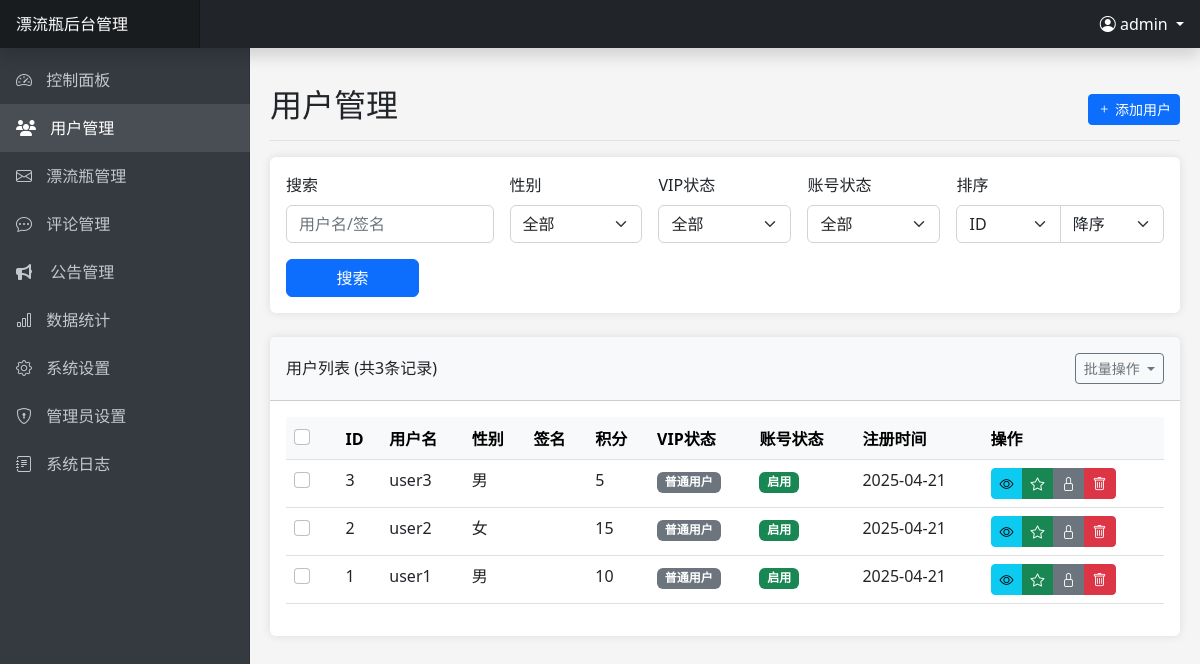
Page /admin/users.php (signed in) on the committed database.
### tables this page shows
CREATE TABLE IF NOT EXISTS `users` (
    `id` INT(11) AUTO_INCREMENT PRIMARY KEY,
    `username` VARCHAR(50) NOT NULL UNIQUE,
    `password` VARCHAR(255) NOT NULL,
    `gender` ENUM('男', '女') NOT NULL,
    `signature` TEXT DEFAULT NULL,
    `points` INT(11) DEFAULT 0,
    `is_vip` TINYINT(1) DEFAULT 0,
    `vip_expire_date` DATE DEFAULT NULL,
    `vip_level` INT(11) DEFAULT 0,
    `status` TINYINT(1) DEFAULT 1 COMMENT '0:禁用 1:启用',
    `created_at` TIMESTAMP DEFAULT CURRENT_TIMESTAMP,
    `updated_at` TIMESTAMP DEFAULT CURRENT_TIMESTAMP ON UPDATE CURRENT_TIMESTAMP
);

### includes/config.php (called while the page is built, shortened)
<?php
function getDbConnection() {
    try {
        $conn = new mysqli(DB_HOST, DB_USER, DB_PASS, DB_NAME);
        return $conn;
    } catch (Exception $e) {
        error_log("数据库连接异常: " . $e->getMessage());
        throw $e;
    }
}
function sanitizeInput($data) {
    $data = trim($data);
    $data = stripslashes($data);
    $data = htmlspecialchars($data, ENT_QUOTES | ENT_HTML5, 'UTF-8');
    return $data;
}
?>

### includes/admin.php (called while the page is built, shortened)
<?php
class Admin {
    private $conn;
    public function __construct() {
        $this->conn = getDbConnection();
    }
    public function logOperation($module, $action, $description = '', $data = null) {
        try {
            $adminId = $_SESSION['admin_id'];
            $ip = $_SERVER['REMOTE_ADDR'];
            $jsonData = $data ? json_encode($data, JSON_UNESCAPED_UNICODE) : null;
            $stmt = $this->conn->prepare("INSERT INTO admin_operation_logs (admin_id, module, action, ip, description, data) VALUES (?, ?, ?, ?, ?, ?)");
            $stmt->bind_param("isssss", $adminId, $module, $action, $ip, $description, $jsonData);
            $result = $stmt->execute();
            return $result;
        } catch (Exception $e) {
            error_log("记录操作日志失败: " . $e->getMessage());
            return false;
        }
    }
}
?>

### admin/users.php (the view, shortened to what this page needs)
<?php
$pageActions = '<a href="users.php?action=add" class="btn btn-sm btn-primary"><i class="bi bi-plus"></i> 添加用户</a>';
require_once 'includes/header.php';
$conn = getDbConnection();
$search = sanitizeInput($_GET['search'] ?? '');
$sortBy = sanitizeInput($_GET['sort_by'] ?? 'id');
$sortOrder = sanitizeInput($_GET['sort_order'] ?? 'desc');
$page = isset($_GET['page']) ? (int)$_GET['page'] : 1;
$limit = 10;
$offset = ($page - 1) * $limit;
$where = [];
$params = [];
$types = '';
$whereClause = !empty($where) ? "WHERE " . implode(' AND ', $where) : '';
$sortOrder = strtolower($sortOrder) === 'asc' ? 'ASC' : 'DESC';
$countQuery = "SELECT COUNT(*) as total FROM users $whereClause";
$query = "SELECT * FROM users $whereClause ORDER BY $sortBy $sortOrder LIMIT ?, ?";
$countParams = $params;
$countTypes = $types;
$params[] = $offset;
$params[] = $limit;
$types .= 'ii';
if (!empty($countParams)) {
    try {
        $countStmt = $conn->prepare($countQuery);
        if ($countStmt === false) {
            throw new Exception("准备计数查询失败: " . $conn->error);
        }
        $countStmt->bind_param($countTypes, ...$countParams);
        $countStmt->execute();
        $totalResult = $countStmt->get_result();
        $total = $totalResult->fetch_assoc()['total'];
        $countStmt->close();
    } catch (Exception $e) {
        error_log("用户统计查询错误: " . $e->getMessage());
        $total = 0;
    }
} else {
    $totalResult = $conn->query($countQuery);
    if ($totalResult === false) {
        error_log("用户计数查询执行失败: " . $conn->error);
        $total = 0;
    } else {
        $total = $totalResult->fetch_assoc()['total'];
    }
}
if (!empty($params)) {
    try {
        $stmt = $conn->prepare($query);
        $stmt->bind_param($types, ...$params);
        $stmt->execute();
        $result = $stmt->get_result();
    } catch (Exception $e) {
        error_log("用户列表查询错误: " . $e->getMessage());
        $result = false;
    }
} else {
    $result = $conn->query($query);
    if ($result === false) {
        error_log("用户列表查询失败: " . $conn->error);
        $result = false;
    }
}
?>
<div class="card mb-4">
    <div class="card-body">
        <form method="get" class="row g-3">
            <div class="col-md-3">
                <label for="search" class="form-label">搜索</label>
                <input type="text" class="form-control" id="search" name="search" placeholder="用户名/签名" value="<?php echo htmlspecialchars($search); ?>">
            </div>
            <div class="col-md-2">
                <label for="gender" class="form-label">性别</label>
                <select class="form-select" id="gender" name="gender">
                    <option value="">全部</option>
                </select>
            </div>
            <div class="col-md-2">
                <label for="vip" class="form-label">VIP状态</label>
                <select class="form-select" id="vip" name="vip">
                    <option value="-1">全部</option>
                </select>
            </div>
            <div class="col-md-2">
                <label for="status" class="form-label">账号状态</label>
                <select class="form-select" id="status" name="status">
                    <option value="-1">全部</option>
                </select>
            </div>
            <div class="col-md-3">
                <label for="sort_by" class="form-label">排序</label>
                <div class="input-group">
                    <select class="form-select" id="sort_by" name="sort_by">
                        <option value="id" <?php echo $sortBy === 'id' ? 'selected' : ''; ?>>ID</option>
                    </select>
                    <select class="form-select" id="sort_order" name="sort_order">
                        <option value="desc" <?php echo $sortOrder === 'DESC' ? 'selected' : ''; ?>>降序</option>
                    </select>
                </div>
            </div>
            <div class="col-md-2 d-flex align-items-end">
                <button type="submit" class="btn btn-primary w-100">搜索</button>
            </div>
        </form>
    </div>
</div>
<?php if (isset($action) && $action === 'add'): ?>
<div class="card mb-4">
    <div class="card-header">
        <h5 class="m-0">添加用户</h5>
    </div>
    <div class="card-body">
        <form method="post" class="row g-3">
            <div class="col-md-6">
                <label for="username" class="form-label">用户名 <span class="text-danger">*</span></label>
                <input type="text" class="form-control" id="username" name="username" required value="<?php echo htmlspecialchars($_POST['username'] ?? ''); ?>">
            </div>
            <div class="col-md-6">
                <label for="password" class="form-label">密码 <span class="text-danger">*</span></label>
                <input type="password" class="form-control" id="password" name="password" required>
            </div>
            <div class="col-md-6">
                <label for="gender" class="form-label">性别 <span class="text-danger">*</span></label>
                <select class="form-select" id="gender" name="gender" required>
                    <option value="">请选择</option>
                    <option value="男" <?php echo isset($_POST['gender']) && $_POST['gender'] === '男' ? 'selected' : ''; ?>>男</option>
                    <option value="女" <?php echo isset($_POST['gender']) && $_POST['gender'] === '女' ? 'selected' : ''; ?>>女</option>
                </select>
            </div>
            <div class="col-md-6">
                <label for="points" class="form-label">初始积分</label>
                <input type="number" class="form-control" id="points" name="points" value="<?php echo htmlspecialchars($_POST['points'] ?? '0'); ?>" min="0">
            </div>
            <div class="col-md-12">
                <label for="signature" class="form-label">个性签名</label>
                <textarea class="form-control" id="signature" name="signature" rows="2"><?php echo htmlspecialchars($_POST['signature'] ?? ''); ?></textarea>
            </div>
            <div class="col-md-12">
                <div class="form-check">
                    <input class="form-check-input" type="checkbox" id="is_vip" name="is_vip" <?php echo isset($_POST['is_vip']) ? 'checked' : ''; ?>>
                    <label class="form-check-label" for="is_vip">
                        VIP会员
                    </label>
                </div>
            </div>
            <div class="col-md-6" id="vipOptions" <?php echo isset($_POST['is_vip']) ? '' : 'style="display: none;"'; ?>>
                <label for="vip_level" class="form-label">VIP等级</label>
                <select class="form-select" id="vip_level" name="vip_level">
                    <?php for ($i = 1; $i <= 5; $i++): ?>
                    <option value="<?php echo $i; ?>" <?php echo isset($_POST['vip_level']) && (int)$_POST['vip_level'] === $i ? 'selected' : ''; ?>>
                        VIP <?php echo $i; ?>
                    </option>
                    <?php endfor; ?>
                </select>
            </div>
            <div class="col-md-6">
                <label for="status" class="form-label">账号状态</label>
                <select class="form-select" id="status" name="status">
                    <option value="1" <?php echo !isset($_POST['status']) || (int)$_POST['status'] === 1 ? 'selected' : ''; ?>>启用</option>
                    <option value="0" <?php echo isset($_POST['status']) && (int)$_POST['status'] === 0 ? 'selected' : ''; ?>>禁用</option>
                </select>
            </div>
            <div class="col-12">
                <button type="submit" class="btn btn-primary">创建用户</button>
                <a href="users.php" class="btn btn-secondary">取消</a>
            </div>
        </form>
    </div>
</div>
<script>
document.addEventListener('DOMContentLoaded', function() {
    const isVipCheckbox = document.getElementById('is_vip');
    const vipOptionsDiv = document.getElementById('vipOptions');
    if (isVipCheckbox && vipOptionsDiv) {
        isVipCheckbox.addEventListener('change', function() {
            vipOptionsDiv.style.display = this.checked ? 'block' : 'none';
        });
    }
});
</script>
<?php else: ?>
<div class="card">
    <div class="card-header py-3 d-flex justify-content-between align-items-center">
        <h6 class="m-0 font-weight-bold">用户列表 (共<?php echo $total; ?>条记录)</h6>
        <div class="btn-group">
            <button type="button" class="btn btn-sm btn-outline-secondary dropdown-toggle" data-bs-toggle="dropdown" aria-expanded="false">
                批量操作
            </button>
        </div>
    </div>
    <div class="card-body">
        <form id="batch-form" method="post" action="batch_users.php">
            <div class="table-responsive">
                <table class="table table-hover">
                    <thead class="table-light">
                        <tr>
                            <th>
                                <div class="form-check">
                                    <input class="form-check-input" type="checkbox" id="select-all">
                                </div>
                            </th>
                            <th>ID</th>
                            <th>用户名</th>
                            <th>性别</th>
                            <th>签名</th>
                            <th>积分</th>
                            <th>VIP状态</th>
                            <th>账号状态</th>
                            <th>注册时间</th>
                            <th>操作</th>
                        </tr>
                    </thead>
                    <tbody>
                        <?php if ($result->num_rows > 0): ?>
                            <?php while ($user = $result->fetch_assoc()): ?>
                            <tr>
                                <td>
                                    <div class="form-check">
                                        <input class="form-check-input user-checkbox" type="checkbox" name="user_ids[]" value="<?php echo $user['id']; ?>">
                                    </div>
                                </td>
                                <td><?php echo $user['id']; ?></td>
                                <td><?php echo htmlspecialchars($user['username']); ?></td>
                                <td><?php echo $user['gender']; ?></td>
                                <td><?php echo mb_substr(htmlspecialchars($user['signature'] ?? ''), 0, 20) . (mb_strlen($user['signature'] ?? '') > 20 ? '...' : ''); ?></td>
                                <td><?php echo $user['points']; ?></td>
                                <td>
                                    <span class="badge bg-<?php echo $user['is_vip'] ? 'success' : 'secondary'; ?>">
                                        <?php echo $user['is_vip'] ? 'VIP' . $user['vip_level'] : '普通用户'; ?>
                                    </span>
                                </td>
                                <td>
                                    <span class="badge bg-<?php echo $user['status'] ? 'success' : 'secondary'; ?>">
                                        <?php echo $user['status'] ? '启用' : '禁用'; ?>
                                    </span>
                                </td>
                                <td><?php echo date('Y-m-d', strtotime($user['created_at'])); ?></td>
                                <td>
                                    <div class="btn-group">
                                        <a href="user_detail.php?id=<?php echo $user['id']; ?>" class="btn btn-sm btn-info" title="查看详情">
                                            <i class="bi bi-eye"></i>
                                        </a>
                                        <a href="users.php?action=toggle_vip&id=<?php echo $user['id']; ?>" class="btn btn-sm btn-<?php echo $user['is_vip'] ? 'warning' : 'success'; ?>" title="<?php echo $user['is_vip'] ? '取消VIP' : '设为VIP'; ?>">
                                            <i class="bi bi-star<?php echo $user['is_vip'] ? '-fill' : ''; ?>"></i>
                                        </a>
                                        <a href="users.php?action=toggle_status&id=<?php echo $user['id']; ?>" class="btn btn-sm btn-<?php echo $user['status'] ? 'secondary' : 'primary'; ?>" title="<?php echo $user['status'] ? '禁用账号' : '启用账号'; ?>">
                                            <i class="bi bi-<?php echo $user['status'] ? 'lock' : 'unlock'; ?>"></i>
                                        </a>
                                        <a href="users.php?action=delete&id=<?php echo $user['id']; ?>" class="btn btn-sm btn-danger" title="删除用户">
                                            <i class="bi bi-trash"></i>
                                        </a>
                                    </div>
                                </td>
                            </tr>
                            <?php endwhile; ?>
                        <?php else: ?>
                            <tr>
                                <td colspan="9" class="text-center">没有找到符合条件的用户</td>
                            </tr>
                        <?php endif; ?>
                    </tbody>
                </table>
            </div>
        </form>
    </div>
</div>
<?php endif; ?>
<?php
require_once 'includes/footer.php';
?>

### rows in the picture
users: id "3", username "user3", gender "男", points "5", is_vip "普通用户", status "启用", created_at "2025-04-21"
users: id "2", username "user2", gender "女", points "15", is_vip "普通用户", status "启用", created_at "2025-04-21"
users: id "1", username "user1", gender "男", points "10", is_vip "普通用户", status "启用", created_at "2025-04-21"

### other values in the picture
SITE_NAME "漂流瓶"
$admin->getCurrentAdminUsername() "admin"
$pageTitle "用户管理"
$total "3"
